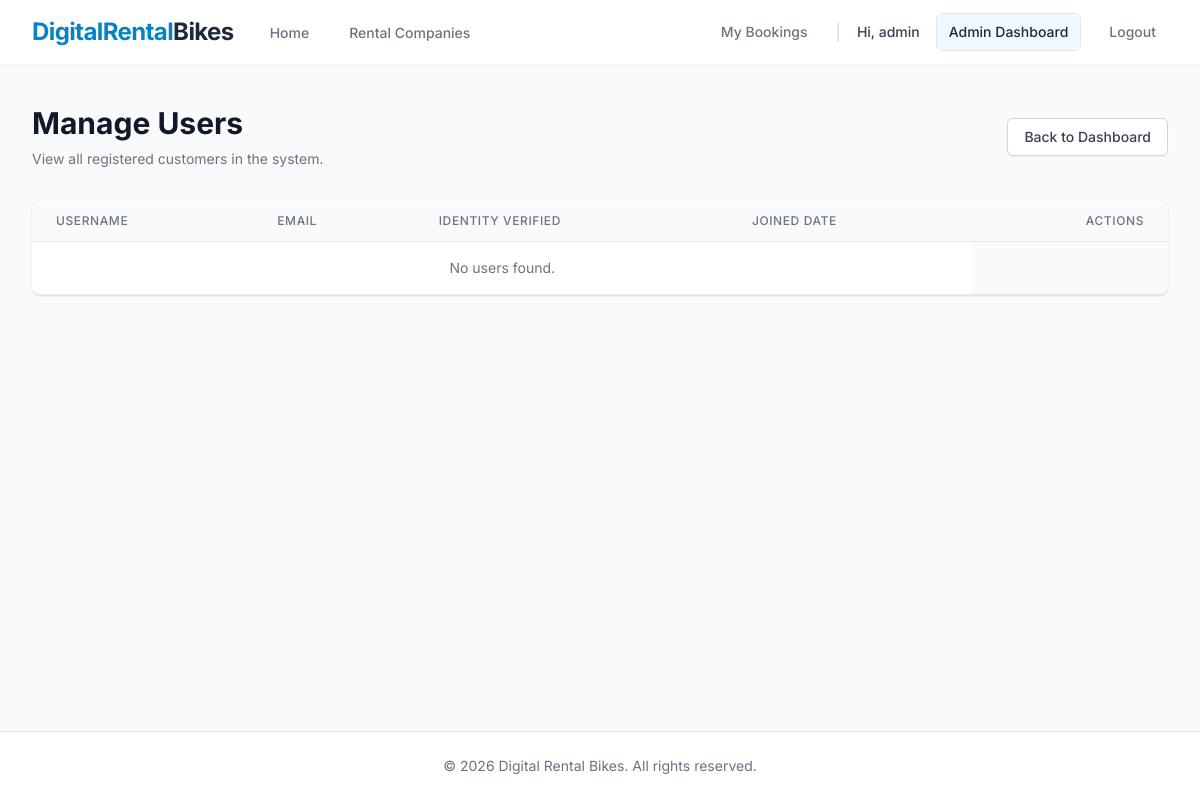
The app's page /admin-dashboard/users/ (signed in), older data.
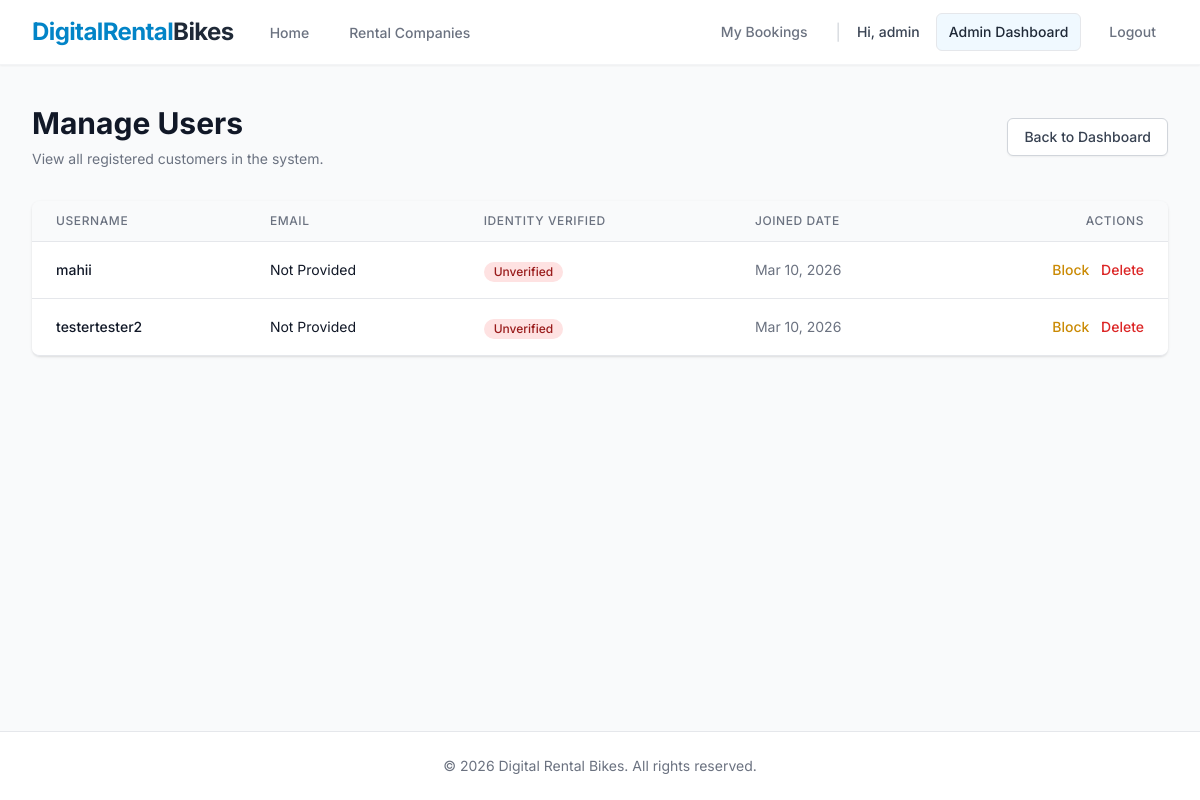
The same page, newer data.
### core/models.py (models this page shows, shortened)
class UserProfile(models.Model):
    class RoleChoices(models.TextChoices):
        ADMIN = 'ADMIN', 'Admin'
        VENDOR = 'VENDOR', 'Vendor'
        USER = 'USER', 'User'
    user = models.OneToOneField(User, on_delete=models.CASCADE, related_name='profile')
    role = models.CharField(max_length=20, choices=RoleChoices.choices, default=RoleChoices.USER)
    identity_verified = models.BooleanField(default=False)

### core/views.py (the view)
# urls.py: path('admin-dashboard/users/', views.manage_users, name='manage_users'),
@user_passes_test(lambda u: u.is_staff)
def manage_users(request):
    users_list = UserProfile.objects.filter(role=UserProfile.RoleChoices.USER)
    return render(request, 'core/manage_users.html', {'users_list': users_list})

### core/templates/core/manage_users.html (shortened to what the changed rows need)
{% extends 'base.html' %}
{% block content %}
<div class="max-w-7xl mx-auto px-4 sm:px-6 lg:px-8 py-10">
    <div class="flex items-center justify-between mb-8">
        <div>
            <h2 class="text-3xl font-bold text-gray-900">Manage Users</h2>
        </div>
    </div>
    <div class="flex flex-col">
        <div class="-my-2 overflow-x-auto sm:-mx-6 lg:-mx-8">
            <div class="py-2 align-middle inline-block min-w-full sm:px-6 lg:px-8">
                <div class="shadow overflow-hidden border-b border-gray-200 sm:rounded-lg">
                    <table class="min-w-full divide-y divide-gray-200">
                        <thead class="bg-gray-50">
                            <tr>
                                <th scope="col" class="px-6 py-3 text-left text-xs font-medium text-gray-500 uppercase tracking-wider">
                                    Username
                                </th>
                                <th scope="col" class="px-6 py-3 text-left text-xs font-medium text-gray-500 uppercase tracking-wider">
                                    Email
                                </th>
                                <th scope="col" class="px-6 py-3 text-left text-xs font-medium text-gray-500 uppercase tracking-wider">
                                    Identity Verified
                                </th>
                                <th scope="col" class="px-6 py-3 text-left text-xs font-medium text-gray-500 uppercase tracking-wider">
                                    Joined Date
                                </th>
                                <th scope="col" class="relative px-6 py-3 text-right text-xs font-medium text-gray-500 uppercase tracking-wider">
                                    Actions
                                </th>
                            </tr>
                        </thead>
                        <tbody class="bg-white divide-y divide-gray-200">
                            {% for user_profile in users_list %}
                            <tr class="hover:bg-gray-50 transition-colors">
                                <td class="px-6 py-4 whitespace-nowrap">
                                    <div class="text-sm font-medium text-gray-900">{{ user_profile.user.username }}</div>
                                </td>
                                <td class="px-6 py-4 whitespace-nowrap">
                                    <div class="text-sm text-gray-900">{{ user_profile.user.email|default:"Not Provided" }}</div>
                                </td>
                                <td class="px-6 py-4 whitespace-nowrap">
                                    {% if user_profile.identity_verified %}
                                    <span class="inline-flex items-center px-2.5 py-0.5 rounded-full text-xs font-medium bg-green-100 text-green-800">Verified</span>
                                    {% else %}
                                    <span class="inline-flex items-center px-2.5 py-0.5 rounded-full text-xs font-medium bg-red-100 text-red-800">Unverified</span>
                                    {% endif %}
                                </td>
                                <td class="px-6 py-4 whitespace-nowrap text-sm text-gray-500">
                                    {{ user_profile.user.date_joined|date:"M d, Y" }}
                                </td>
                                <td class="px-6 py-4 whitespace-nowrap text-right text-sm font-medium space-x-2">
                                    <form action="{% url 'toggle_user_status' user_profile.user.id %}" method="POST" class="inline">
                                        <button type="submit" class="{% if user_profile.user.is_active %}text-yellow-600 hover:text-yellow-900{% else %}text-green-600 hover:text-green-900{% endif %} font-medium transition-colors">
                                            {% if user_profile.user.is_active %}Block{% else %}Unblock{% endif %}
                                        </button>
                                    </form>
                                    <form action="{% url 'delete_user_admin' user_profile.user.id %}" method="POST" class="inline" onsubmit="return confirm('Are you sure you want to delete this user? This action cannot be undone.');">
                                        <button type="submit" class="text-red-600 hover:text-red-900 font-medium transition-colors">
                                            Delete
                                        </button>
                                    </form>
                                </td>
                            </tr>
                            {% empty %}
                            <tr>
                                <td colspan="4" class="px-6 py-4 whitespace-nowrap text-sm text-gray-500 text-center">
                                    No users found.
                                </td>
                            </tr>
                            {% endfor %}
                        </tbody>
                    </table>
                </div>
            </div>
        </div>
    </div>
</div>
{% endblock %}

Row changes from the older to the newer data that the page shows:
added UserProfile: user.username "mahii", user.email "Not Provided", identity_verified "Unverified", user.date_joined "Mar 10, 2026", shows "Block"
added UserProfile: user.username "testertester2", user.email "Not Provided", identity_verified "Unverified", user.date_joined "Mar 10, 2026", shows "Block"
Text that changed along with them:
text no longer shown: "No users found."
